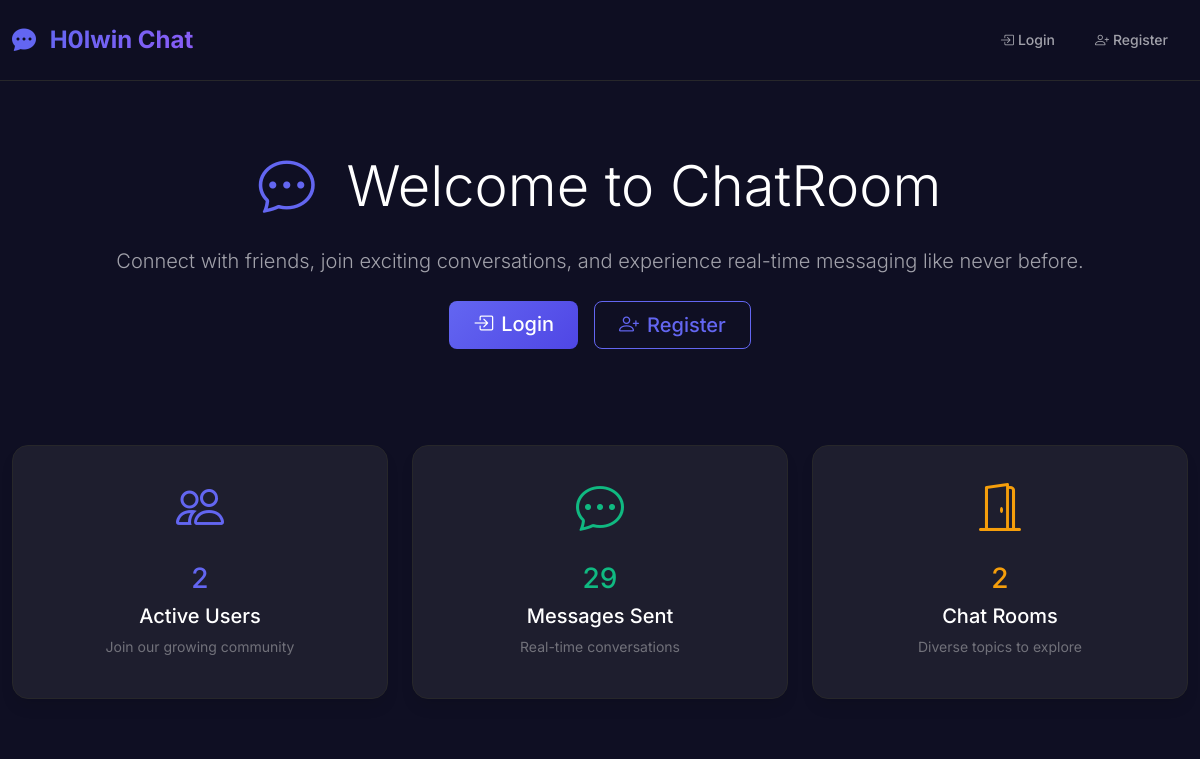
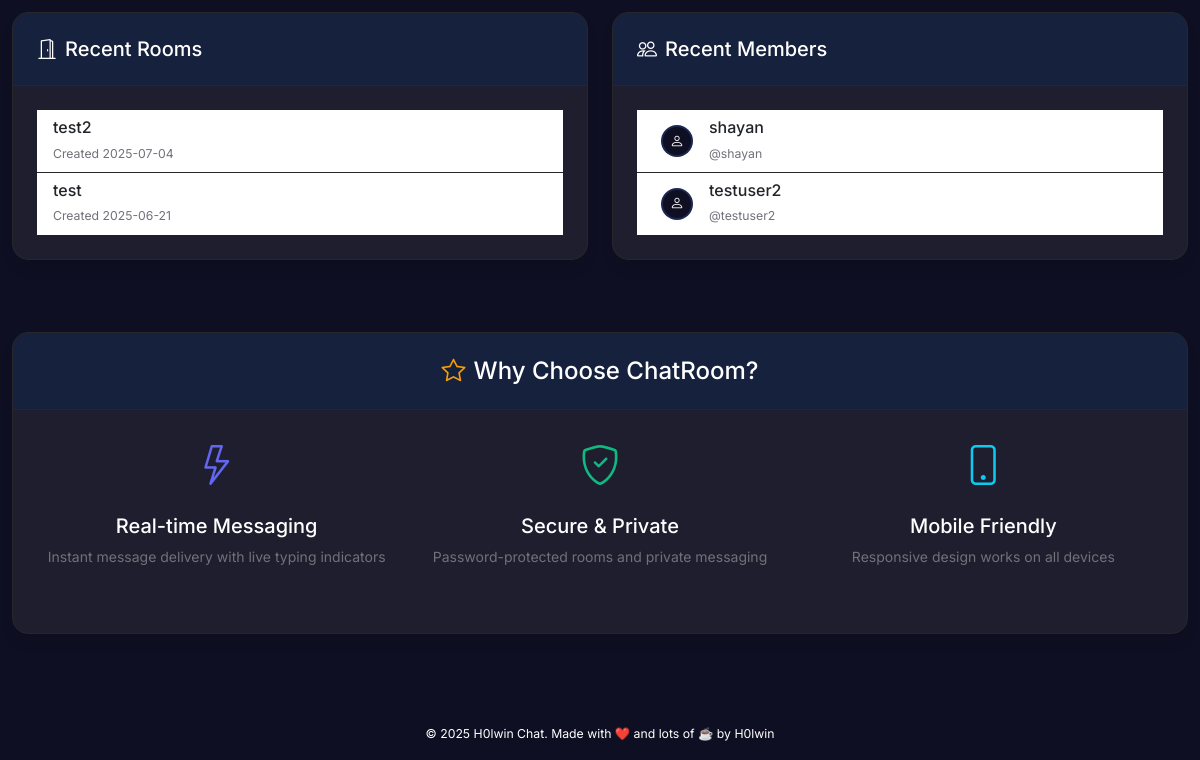
Before: / with the older database file (2 pictures, top to bottom).
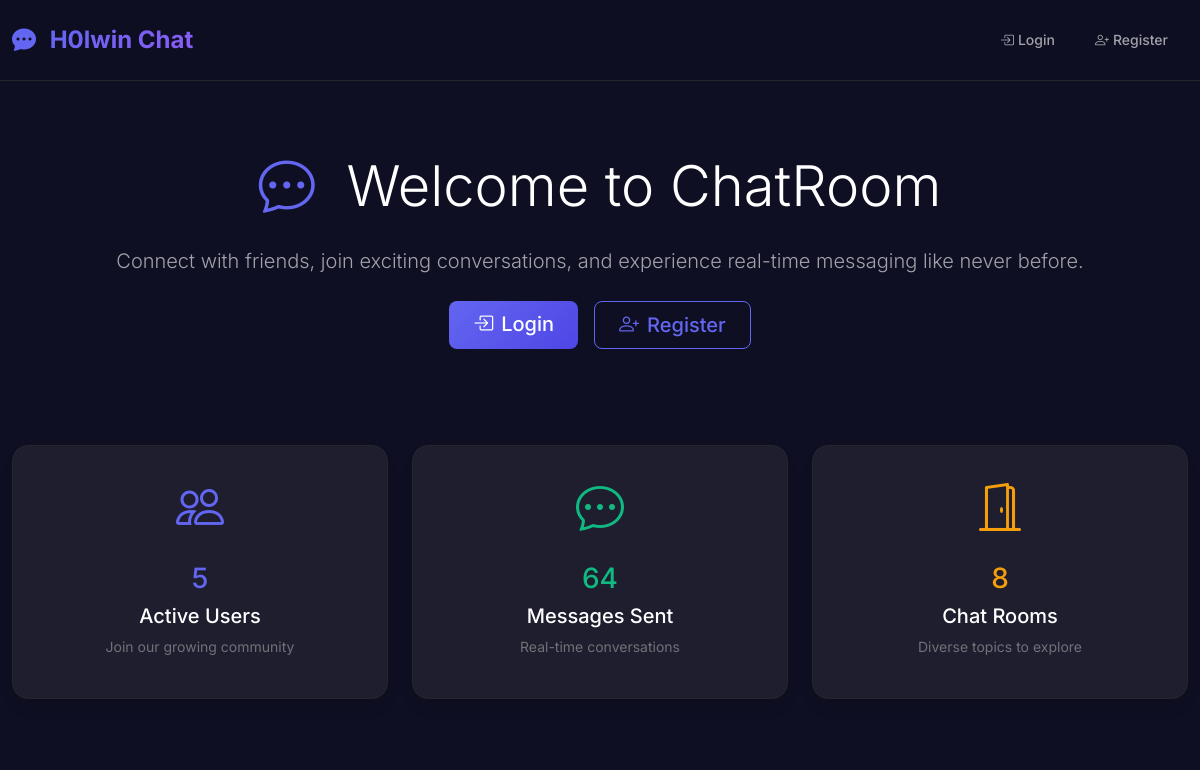
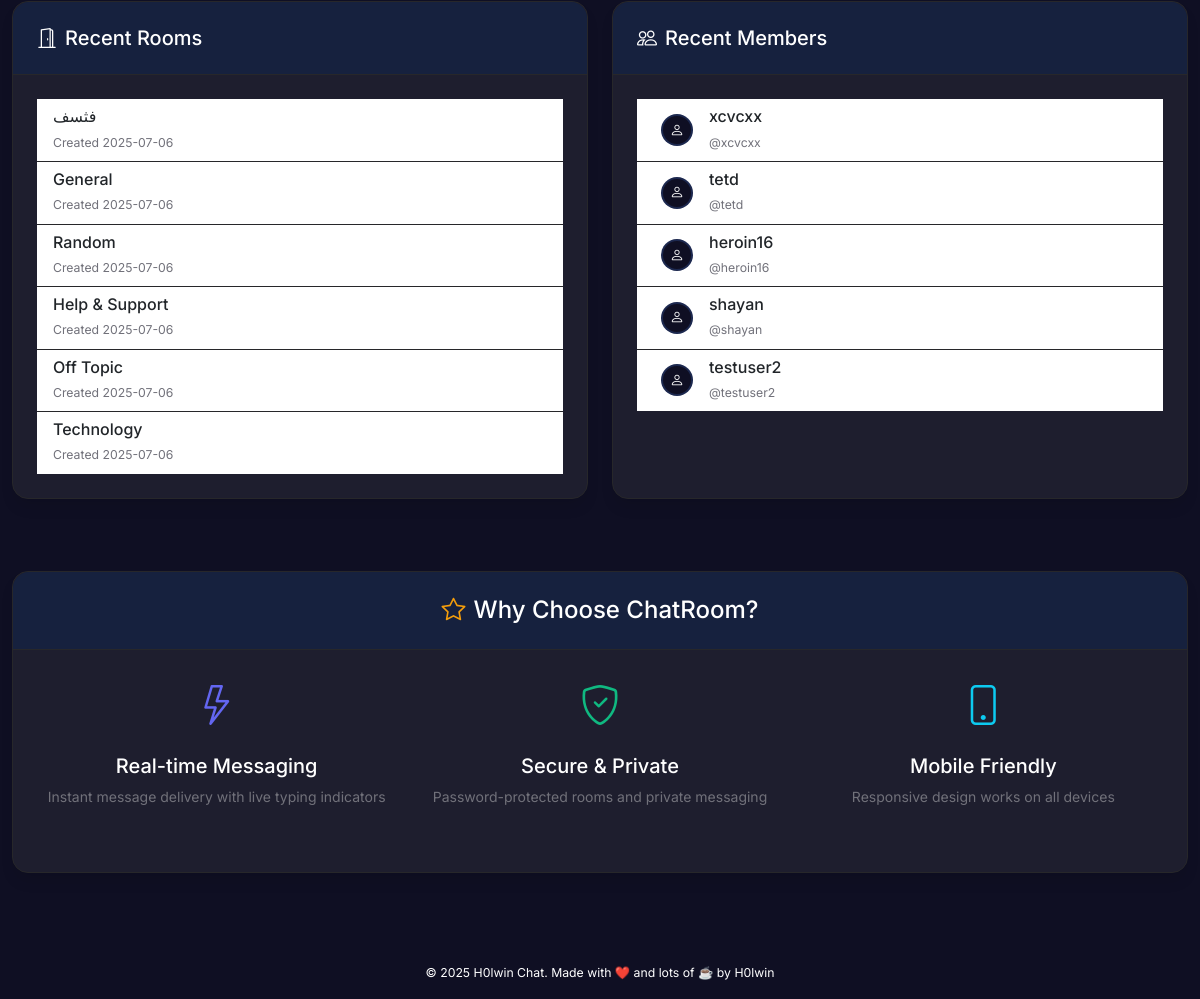
After: the same page with the newer database file (2 pictures, top to bottom).
### tables this page shows
CREATE TABLE settings (
            key TEXT PRIMARY KEY,
            value TEXT
        );

CREATE TABLE rooms (
    id INTEGER PRIMARY KEY AUTOINCREMENT,
    name TEXT UNIQUE NOT NULL,
    slug TEXT UNIQUE NOT NULL,
    created_at TIMESTAMP DEFAULT CURRENT_TIMESTAMP
, password TEXT, hidden BOOLEAN DEFAULT 0);

CREATE TABLE "users" (
                    id INTEGER PRIMARY KEY AUTOINCREMENT,
                    username TEXT UNIQUE NOT NULL,
                    email TEXT UNIQUE NOT NULL,
                    hashed_password TEXT NOT NULL,
                    is_admin INTEGER DEFAULT 0,
                    created_at TIMESTAMP DEFAULT CURRENT_TIMESTAMP
                , display_name TEXT, bio TEXT, birth_date DATE, profile_image TEXT, last_seen TIMESTAMP);

### backend/app.py (the view)
@app.route('/')
def home():
    with get_db() as conn:
        cur = conn.cursor()
        cur.execute('SELECT COUNT(*) FROM users')
        user_count = cur.fetchone()[0]
        cur.execute('SELECT COUNT(*) FROM messages')
        message_count = cur.fetchone()[0]
        cur.execute('SELECT COUNT(*) FROM rooms')
        room_count = cur.fetchone()[0]
        cur.execute('SELECT name, slug, created_at FROM rooms ORDER BY created_at DESC LIMIT 6')
        recent_rooms = [dict(name=row[0], slug=row[1], created_at=row[2]) for row in cur.fetchall()]
        cur.execute('SELECT username, display_name, created_at FROM users ORDER BY created_at DESC LIMIT 6')
        recent_users = [dict(username=row[0], display_name=row[1] or row[0], created_at=row[2]) for row in cur.fetchall()]
    return render_template('home.html',
                         user_count=user_count,
                         message_count=message_count,
                         room_count=room_count,
                         recent_rooms=recent_rooms,
                         recent_users=recent_users)

### frontend/templates/home.html (shortened to what this page needs)
{% extends 'base.html' %}
{% block content %}
<div class="container-fluid">
    <div class="row mb-5">
        <div class="col-12">
            <div class="text-center py-5">
                <h1 class="display-4 mb-4">
                    <i class="bi bi-chat-dots text-primary me-3"></i>
                    Welcome to ChatRoom
                </h1>
                <p class="lead text-secondary mb-4">
                    Connect with friends, join exciting conversations, and experience real-time messaging like never before.
                </p>
                {% if not current_user.is_authenticated %}
                <div class="d-flex gap-3 justify-content-center">
                    <a href="/login" class="btn btn-primary btn-lg">
                        <i class="bi bi-box-arrow-in-right me-2"></i>Login
                    </a>
                    <a href="/register" class="btn btn-outline-primary btn-lg">
                        <i class="bi bi-person-plus me-2"></i>Register
                    </a>
                </div>
                {% endif %}
            </div>
        </div>
    </div>
    <div class="row mb-5">
        <div class="col-md-4 mb-4">
            <div class="card text-center h-100">
                <div class="card-body">
                    <div class="mb-3">
                        <i class="bi bi-people text-primary" style="font-size: 3rem;"></i>
                    </div>
                    <h3 class="text-primary mb-2">{{ user_count }}</h3>
                    <h5 class="card-title">Active Users</h5>
                    <p class="text-muted">Join our growing community</p>
                </div>
            </div>
        </div>
        <div class="col-md-4 mb-4">
            <div class="card text-center h-100">
                <div class="card-body">
                    <div class="mb-3">
                        <i class="bi bi-chat-dots text-success" style="font-size: 3rem;"></i>
                    </div>
                    <h3 class="text-success mb-2">{{ message_count }}</h3>
                    <h5 class="card-title">Messages Sent</h5>
                    <p class="text-muted">Real-time conversations</p>
                </div>
            </div>
        </div>
        <div class="col-md-4 mb-4">
            <div class="card text-center h-100">
                <div class="card-body">
                    <div class="mb-3">
                        <i class="bi bi-door-open text-warning" style="font-size: 3rem;"></i>
                    </div>
                    <h3 class="text-warning mb-2">{{ room_count }}</h3>
                    <h5 class="card-title">Chat Rooms</h5>
                    <p class="text-muted">Diverse topics to explore</p>
                </div>
            </div>
        </div>
    </div>
    <div class="row">
        <div class="col-md-6 mb-4">
            <div class="card h-100">
                <div class="card-header d-flex justify-content-between align-items-center">
                    <h5 class="mb-0">
                        <i class="bi bi-door-open me-2"></i>Recent Rooms
                    </h5>
                </div>
                <div class="card-body">
                    {% if recent_rooms %}
                    <div class="list-group list-group-flush">
                        {% for room in recent_rooms %}
                        <div class="list-group-item d-flex justify-content-between align-items-center">
                            <div>
                                <h6 class="mb-1">{{ room.name }}</h6>
                                <small class="text-muted">Created {{ room.created_at.split(' ')[0] }}</small>
                            </div>
                        </div>
                        {% endfor %}
                    </div>
                    {% else %}
                    <div class="text-center py-4">
                        <i class="bi bi-door-open text-muted mb-3" style="font-size: 2rem;"></i>
                        <p class="text-muted">No rooms available yet</p>
                    </div>
                    {% endif %}
                </div>
            </div>
        </div>
        <div class="col-md-6 mb-4">
            <div class="card h-100">
                <div class="card-header d-flex justify-content-between align-items-center">
                    <h5 class="mb-0">
                        <i class="bi bi-people me-2"></i>Recent Members
                    </h5>
                </div>
                <div class="card-body">
                    {% if recent_users %}
                    <div class="list-group list-group-flush">
                        {% for user in recent_users %}
                        <div class="list-group-item d-flex justify-content-between align-items-center">
                            <div class="d-flex align-items-center">
                                <div class="avatar-sm bg-primary rounded-circle d-flex align-items-center justify-content-center me-3">
                                    <i class="bi bi-person text-white"></i>
                                </div>
                                <div>
                                    <h6 class="mb-1">{{ user.display_name }}</h6>
                                    <small class="text-muted">@{{ user.username }}</small>
                                </div>
                            </div>
                        </div>
                        {% endfor %}
                    </div>
                    {% else %}
                    <div class="text-center py-4">
                        <i class="bi bi-people text-muted mb-3" style="font-size: 2rem;"></i>
                        <p class="text-muted">No users yet</p>
                    </div>
                    {% endif %}
                </div>
            </div>
        </div>
    </div>
    <div class="row mt-5">
        <div class="col-12">
            <div class="card">
                <div class="card-header text-center">
                    <h4 class="mb-0">
                        <i class="bi bi-star me-2 text-warning"></i>Why Choose ChatRoom?
                    </h4>
                </div>
                <div class="card-body">
                    <div class="row">
                        <div class="col-md-4 mb-4">
                            <div class="text-center">
                                <div class="mb-3">
                                    <i class="bi bi-lightning text-primary" style="font-size: 2.5rem;"></i>
                                </div>
                                <h5>Real-time Messaging</h5>
                                <p class="text-muted">Instant message delivery with live typing indicators</p>
                            </div>
                        </div>
                        <div class="col-md-4 mb-4">
                            <div class="text-center">
                                <div class="mb-3">
                                    <i class="bi bi-shield-check text-success" style="font-size: 2.5rem;"></i>
                                </div>
                                <h5>Secure & Private</h5>
                                <p class="text-muted">Password-protected rooms and private messaging</p>
                            </div>
                        </div>
                        <div class="col-md-4 mb-4">
                            <div class="text-center">
                                <div class="mb-3">
                                    <i class="bi bi-phone text-info" style="font-size: 2.5rem;"></i>
                                </div>
                                <h5>Mobile Friendly</h5>
                                <p class="text-muted">Responsive design works on all devices</p>
                            </div>
                        </div>
                    </div>
                </div>
            </div>
        </div>
    </div>
</div>
{% endblock %}

### frontend/templates/base.html (shortened to what this page needs)
<!DOCTYPE html>
<html lang="en">
<head>
    <link href="https://cdn.jsdelivr.net/npm/bootstrap@5.3.2/dist/css/bootstrap.min.css" rel="stylesheet">
    <link href="https://cdn.jsdelivr.net/npm/bootstrap-icons@1.11.3/font/bootstrap-icons.min.css" rel="stylesheet">
    <link href="/static/css/main.css" rel="stylesheet">
    <link href="/static/css/rtl-support.css" rel="stylesheet">
    <link href="/static/css/spacing.css" rel="stylesheet">
</head>
<body class="app-body">
    <nav class="navbar navbar-expand-lg navbar-dark app-navbar">
        <div class="container-fluid">
            <a class="navbar-brand" href="/">
                <i class="bi bi-chat-dots-fill me-2"></i>
                <span class="brand-text">{{ site_name }}</span>
            </a>
            <div class="collapse navbar-collapse" id="navbarNav">
                <ul class="navbar-nav ms-auto">
                    {% if current_user.is_authenticated %}
                        <li class="nav-item">
                            <a class="nav-link" href="/dashboard">
                                <i class="bi bi-house me-1"></i>Dashboard
                            </a>
                        </li>
                        <li class="nav-item">
                            <a class="nav-link" href="/chat">
                                <i class="bi bi-chat me-1"></i>Chat
                            </a>
                        </li>
                        <li class="nav-item">
                            <a class="nav-link" href="/pm">
                                <i class="bi bi-envelope me-1"></i>Messages
                            </a>
                        </li>
                        {% if current_user.is_admin %}
                        <li class="nav-item">
                            <a class="nav-link admin-link" href="/admin">
                                <i class="bi bi-shield me-1"></i>Admin
                            </a>
                        </li>
                        {% endif %}
                        <li class="nav-item dropdown">
                            <a class="nav-link dropdown-toggle" href="#" role="button" data-bs-toggle="dropdown">
                                <i class="bi bi-person-circle me-1"></i>{{ current_user.username }}
                            </a>
                            <ul class="dropdown-menu dropdown-menu-dark">
                                <li><a class="dropdown-item" href="/profile">
                                    <i class="bi bi-person me-2"></i>Profile
                                </a></li>
                                <li><hr class="dropdown-divider"></li>
                                <li><a class="dropdown-item" href="/logout">
                                    <i class="bi bi-box-arrow-right me-2"></i>Logout
                                </a></li>
                            </ul>
                        </li>
                    {% else %}
                        <li class="nav-item">
                            <a class="nav-link" href="/login">
                                <i class="bi bi-box-arrow-in-right me-1"></i>Login
                            </a>
                        </li>
                        <li class="nav-item">
                            <a class="nav-link" href="/register">
                                <i class="bi bi-person-plus me-1"></i>Register
                            </a>
                        </li>
                    {% endif %}
                </ul>
            </div>
        </div>
    </nav>
    <main class="app-main">
        {% block content %}{% endblock %}
    </main>
    <footer class="app-footer text-center py-3 mt-5">
        <small>
            © 2025 {{ site_name }}. Made with ❤️ and lots of ☕ by H0lwin
        </small>
    </footer>
    <div class="toast-container position-fixed bottom-0 end-0 p-3" style="z-index: 1100;">
    </div>
</body>
</html>

Changed rows visible on the page:
removed rooms: name "test2", created_at "2025-07-04"
no longer on this page (row unchanged): rooms: name "test", created_at "2025-06-21"
added rooms: name "فثسف", created_at "2025-07-06"
added rooms: name "General", created_at "2025-07-06"
added rooms: name "Random", created_at "2025-07-06"
added rooms: name "Help & Support", created_at "2025-07-06"
added rooms: name "Off Topic", created_at "2025-07-06"
added rooms: name "Technology", created_at "2025-07-06"
added users: display_name "xcvcxx", username "xcvcxx"
added users: display_name "tetd", username "tetd"
added users: display_name "heroin16", username "heroin16"
Other visible differences:
{{ user_count }}: "2" → "5"
{{ message_count }}: "29" → "64"
{{ room_count }}: "2" → "8"
